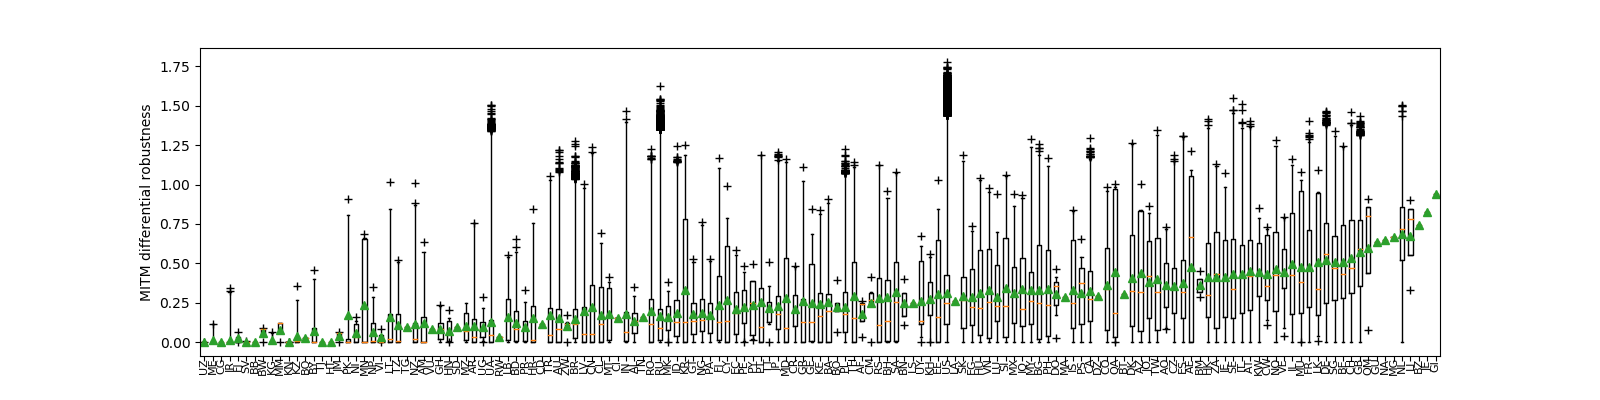

The script that saved this image:
import matplotlib.pyplot as plt
import matplotlib.ticker as ticker

labels= ['UZ','ME','CG','IR','FJ','SV','BB','BW','KG','MM','KN','KZ','BQ','BY','TJ','HT','JM','PK','NI','MN','NP','VI','LT','TZ','TG','NZ','AM','VU','GH','HN','SD','MZ','AR','UG','UA','RW','LB','BD','PR','HR','CD','TR','AU','ZW','BR','LV','CN','CL','MT','CI','IN','AL','TN','RO','RU','MK','ID','KR','GT','NG','PA','FI','CY','EC','PE','PY','PT','TT','JP','MD','CR','GR','GE','KE','BA','BO','PL','TH','AF','CM','RS','BH','SA','BN','LS','UY','KH','EE','US','LA','SK','EG','HU','VN','LU','SI','MX','IQ','MY','BG','PH','DO','MA','IS','PS','CA','DZ','CO','QA','BT','DK','AZ','JO','TW','AO','CZ','ES','AE','BM','HK','ZA','IE','SE','IT','AT','KW','CW','NO','VE','IL','MU','FR','LK','DE','SG','BE','CH','GB','OM','GU','NA','MG','NL','LI','BZ','JE','GI']

def readfile(fn1, fn2):
    f1 = []
    f2 = []
    f3 = []
    with open(fn1,'r') as fi:
        reader = fi.readlines()
        for line in reader:
            s = line.split(';')
            m = float(s[2])
            if m > 0.5:  #removing some exceptional points
                f1.append(m)

    with open(fn2,'r') as fi:
        reader = fi.readlines()
        for line in reader:
            s = line.split(';')
            m = float(s[2])
            if m > 0.5:  #removing some exceptional points
                f2.append(m)

    for i in range(0,len(f1)):
	m = f1[i] - f2[i]
        f3.append(m)
	    	
    return f3

data = []
means = []
for i in range(len(labels)):
    fname1 = './data/'+labels[i]+'_avg1'
    fname2 = './data/'+labels[i]+'_avg2'
    c = readfile(fname1,fname2)
    data.append(c)

fig, axes = plt.subplots(figsize=(16, 4))

#showing outliers
bp = axes.boxplot(data, labels=labels,showmeans='True', sym='+', whis=[0.1, 99.9])
axes.set_title('')
axes.set_ylabel('MITM differential robustness')
#axes.xaxis.tick_top()

for labl in axes.get_xticklabels():
    labl.set_rotation(90)
    labl.set_horizontalalignment("center")
    labl.set_fontsize(8)	
    labl.set_verticalalignment("center")

fig.savefig('f4_differential_robustness_view.png')
